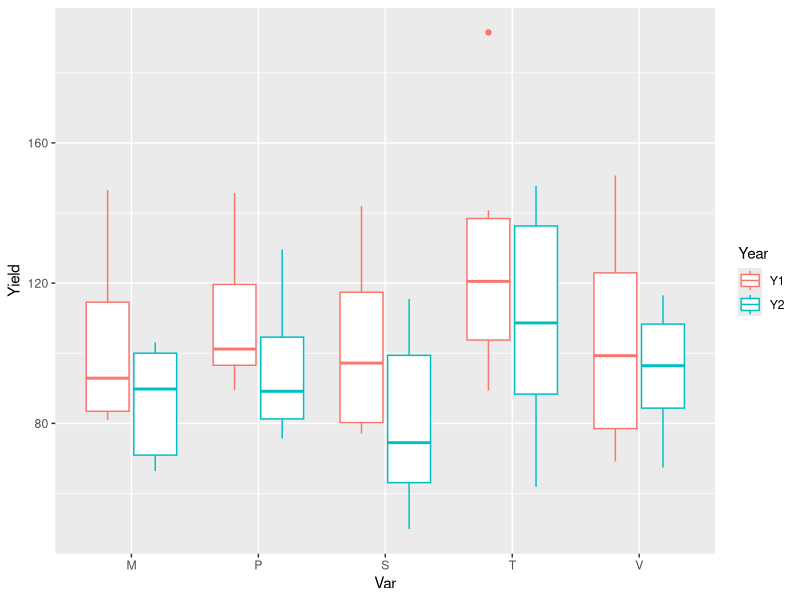
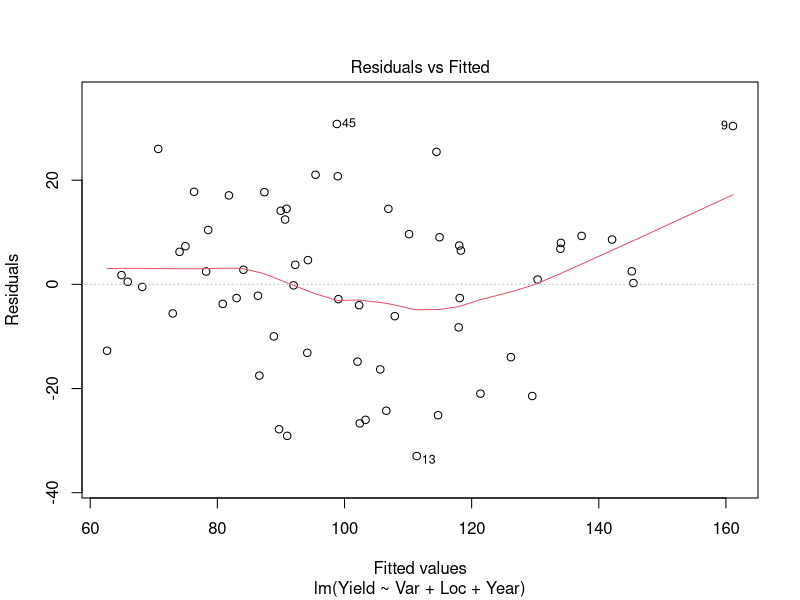
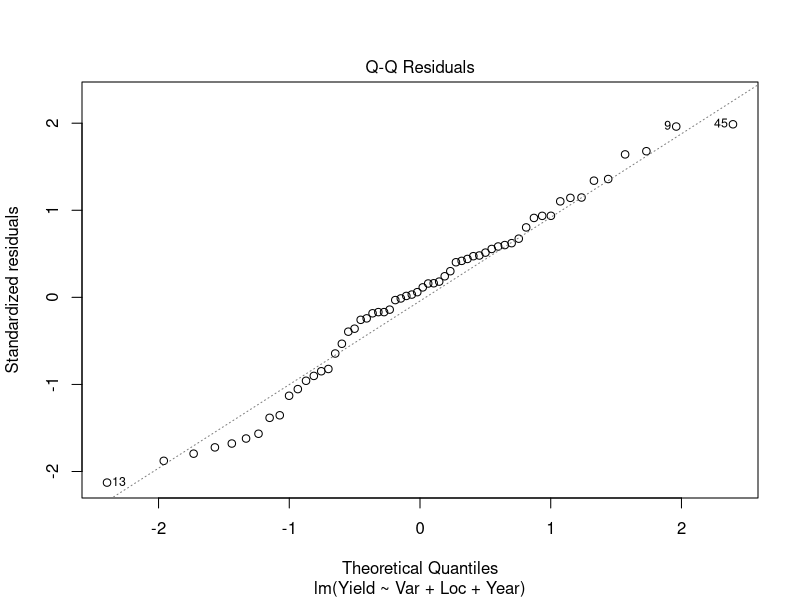

The R script that drew these images, in order:
library(tidyverse)
library(ggplot2)
library(emmeans)
library(reshape2)

# load data from a folder within a R project
barley <- read.csv('data/Prac3_barley_yield.csv')
str(barley)
View(barley)

#Restructure data to comibe column 4 and 5 to tidy data
barley2 <- gather(barley, key = "Year", value = "Yield", 4:5)
#OR barley2 <- barley %>% gather(key = "Year", value="Yield", Y1, Y2)
str(barley2) 
View(barley2)

# Visualize
ggplot(barley2, aes(Var, Yield, colour=Year)) +
  geom_boxplot() 
  #facet_wrap("Year")


# Model data
lm_4 <- lm(Yield~Var+Loc, data=barley2)
anova(lm_4)

lm_5 <- lm(Yield~Var+Loc+Year, data=barley2) #remove location effect
anova(lm_5)

#Do pairwise comparison for each Var,Loc and Year as specified in lm_5 above
emmeans(lm_5, pairwise~Var)

#Assess model assumptions
plot(lm_5, which=1:2)
